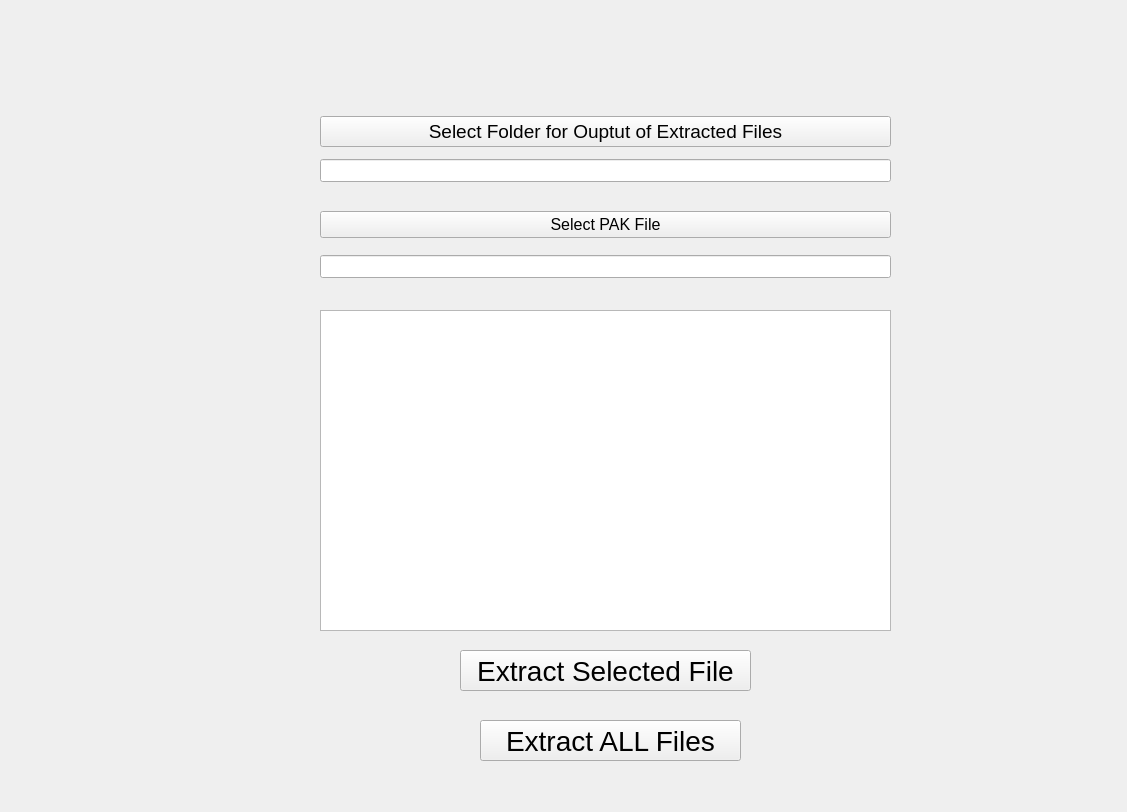
<?xml version="1.0" encoding="UTF-8"?>
<ui version="4.0">
 <class>Form</class>
 <widget class="QWidget" name="Form">
  <property name="geometry">
   <rect>
    <x>0</x>
    <y>0</y>
    <width>1127</width>
    <height>812</height>
   </rect>
  </property>
  <property name="font">
   <font>
    <family>Segoe UI</family>
   </font>
  </property>
  <property name="windowTitle">
   <string>Quake II PAK File Extractor</string>
  </property>
  <widget class="QWidget" name="verticalLayoutWidget">
   <property name="geometry">
    <rect>
     <x>320</x>
     <y>110</y>
     <width>571</width>
     <height>78</height>
    </rect>
   </property>
   <layout class="QVBoxLayout" name="verticalLayout">
    <item>
     <widget class="QPushButton" name="btn_select_output_folder">
      <property name="font">
       <font>
        <family>Segoe UI</family>
        <pointsize>14</pointsize>
       </font>
      </property>
      <property name="text">
       <string>Select Folder for Ouptut of Extracted Files</string>
      </property>
     </widget>
    </item>
    <item>
     <widget class="QLineEdit" name="txt_output_folder">
      <property name="font">
       <font>
        <family>Segoe UI</family>
        <pointsize>10</pointsize>
       </font>
      </property>
     </widget>
    </item>
   </layout>
  </widget>
  <widget class="QWidget" name="verticalLayoutWidget_2">
   <property name="geometry">
    <rect>
     <x>320</x>
     <y>200</y>
     <width>571</width>
     <height>91</height>
    </rect>
   </property>
   <layout class="QVBoxLayout" name="verticalLayout_2">
    <item>
     <widget class="QPushButton" name="btn_select_pak_file">
      <property name="font">
       <font>
        <family>Segoe UI</family>
        <pointsize>12</pointsize>
       </font>
      </property>
      <property name="text">
       <string>Select PAK File</string>
      </property>
     </widget>
    </item>
    <item>
     <widget class="QLineEdit" name="txt_pak_file">
      <property name="font">
       <font>
        <family>Segoe UI</family>
        <pointsize>10</pointsize>
       </font>
      </property>
      <property name="readOnly">
       <bool>true</bool>
      </property>
     </widget>
    </item>
   </layout>
  </widget>
  <widget class="QPushButton" name="btn_extract_all">
   <property name="geometry">
    <rect>
     <x>480</x>
     <y>720</y>
     <width>261</width>
     <height>41</height>
    </rect>
   </property>
   <property name="font">
    <font>
     <family>Segoe UI</family>
     <pointsize>21</pointsize>
    </font>
   </property>
   <property name="text">
    <string>Extract ALL Files</string>
   </property>
  </widget>
  <widget class="QListWidget" name="lst_files">
   <property name="geometry">
    <rect>
     <x>320</x>
     <y>310</y>
     <width>571</width>
     <height>321</height>
    </rect>
   </property>
  </widget>
  <widget class="QPushButton" name="btn_extract_selected">
   <property name="geometry">
    <rect>
     <x>460</x>
     <y>650</y>
     <width>291</width>
     <height>41</height>
    </rect>
   </property>
   <property name="font">
    <font>
     <family>Segoe UI</family>
     <pointsize>21</pointsize>
    </font>
   </property>
   <property name="text">
    <string>Extract Selected File</string>
   </property>
  </widget>
  <widget class="QLabel" name="label">
   <property name="geometry">
    <rect>
     <x>50</x>
     <y>120</y>
     <width>211</width>
     <height>381</height>
    </rect>
   </property>
   <property name="text">
    <string/>
   </property>
   <property name="pixmap">
    <pixmap>quake2_box.png</pixmap>
   </property>
   <property name="scaledContents">
    <bool>true</bool>
   </property>
  </widget>
 </widget>
 <resources/>
 <connections/>
</ui>
